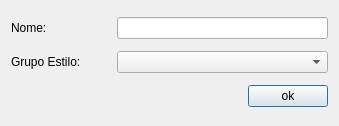
<?xml version="1.0" encoding="UTF-8"?>
<ui version="4.0">
 <class>Dialog</class>
 <widget class="QDialog" name="Dialog">
  <property name="geometry">
   <rect>
    <x>0</x>
    <y>0</y>
    <width>339</width>
    <height>126</height>
   </rect>
  </property>
  <property name="windowTitle">
   <string>Adicionar Estilo</string>
  </property>
  <layout class="QGridLayout" name="gridLayout">
   <item row="0" column="0">
    <layout class="QHBoxLayout" name="horizontalLayout">
     <item>
      <widget class="QLabel" name="label">
       <property name="sizePolicy">
        <sizepolicy hsizetype="Fixed" vsizetype="Preferred">
         <horstretch>0</horstretch>
         <verstretch>0</verstretch>
        </sizepolicy>
       </property>
       <property name="minimumSize">
        <size>
         <width>100</width>
         <height>0</height>
        </size>
       </property>
       <property name="maximumSize">
        <size>
         <width>100</width>
         <height>16777215</height>
        </size>
       </property>
       <property name="text">
        <string>Nome:</string>
       </property>
      </widget>
     </item>
     <item>
      <widget class="QLineEdit" name="styleNameLe"/>
     </item>
    </layout>
   </item>
   <item row="1" column="0">
    <layout class="QHBoxLayout" name="horizontalLayout_2">
     <item>
      <widget class="QLabel" name="label_2">
       <property name="sizePolicy">
        <sizepolicy hsizetype="Fixed" vsizetype="Preferred">
         <horstretch>0</horstretch>
         <verstretch>0</verstretch>
        </sizepolicy>
       </property>
       <property name="minimumSize">
        <size>
         <width>100</width>
         <height>0</height>
        </size>
       </property>
       <property name="maximumSize">
        <size>
         <width>100</width>
         <height>16777215</height>
        </size>
       </property>
       <property name="text">
        <string>Grupo Estilo:</string>
       </property>
      </widget>
     </item>
     <item>
      <widget class="QComboBox" name="groupCb"/>
     </item>
    </layout>
   </item>
   <item row="2" column="0">
    <layout class="QHBoxLayout" name="horizontalLayout_3">
     <item>
      <spacer name="horizontalSpacer">
       <property name="orientation">
        <enum>Qt::Horizontal</enum>
       </property>
       <property name="sizeHint" stdset="0">
        <size>
         <width>99</width>
         <height>20</height>
        </size>
       </property>
      </spacer>
     </item>
     <item>
      <widget class="QPushButton" name="okBtn">
       <property name="text">
        <string>ok</string>
       </property>
      </widget>
     </item>
    </layout>
   </item>
  </layout>
 </widget>
 <resources/>
 <connections/>
</ui>
